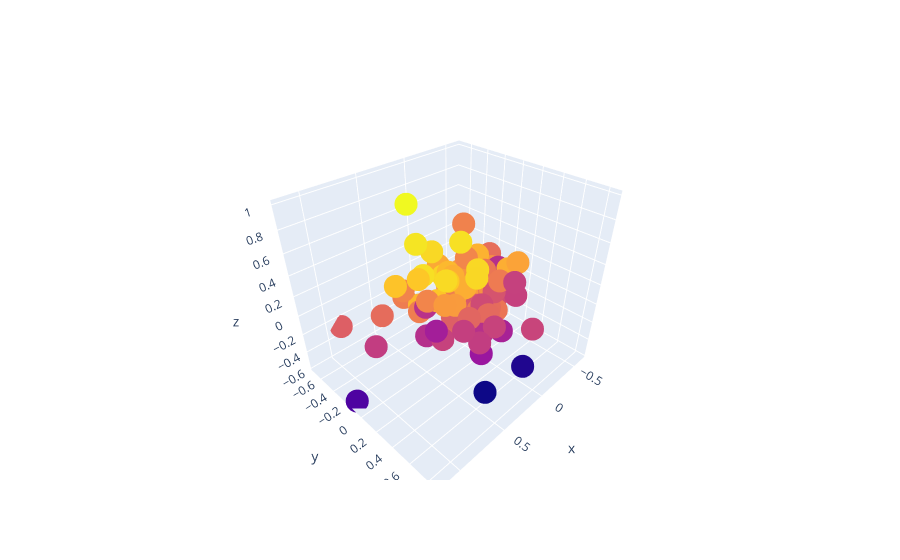

Notebook code for this chart:
### Code cell
plot_PCA_large()

### Figure 1 — Plotly figure (JSON) as saved in the notebook; plotly's stock layout.template omitted (floating-point values rounded to 4 significant figures)
{"data": [{"marker": {"color": [0.754, 0.74, 0.587, 0.739, 0.835, 0.68, 0.816, 0.791, 0.836, 0.626, 0.765, 0.511, 0.586, 0.851, 0.753, 0.698, 0.699, 0.595, 0.921, 0.922, 0.653, 0.903, 0.71, 0.596, 0.762, 0.825, 0.708, 0.642, 0.872, 0.599, 0.884, 0.737, 0.556, 0.592, 0.726, 0.56, 0.637, 0.72, 0.669, 0.694, 0.748, 0.791, 0.834, 0.605, 0.777, 0.747, 0.704, 0.601, 0.656, 0.489, 0.88, 0.687, 0.698, 0.755, 0.776, 0.931, 0.687, 0.752, 0.732, 0.791, 0.697, 0.912, 0.797, 0.622, 0.52, 0.602, 0.681, 0.631, 0.799, 0.841, 0.663, 0.801, 0.735, 0.909, 0.589, 0.67, 0.63, 0.792, 0.814, 0.876, 0.351, 0.815, 0.908, 0.754, 0.587, 0.722, 0.798, 0.855, 0.775, 0.909, 0.781, 0.964, 0.752, 0.284, 0.734, 0.684, 0.638, 0.552, 0.258, 0.553], "size": 8}, "mode": "markers", "text": ["Drake - God's Plan", "XXXTENTACION - SAD!", "Post Malone - rockstar (feat. 21 Savage)", "Post Malone - Psycho (feat. Ty Dolla $ign)", "Drake - In My Feelings", "Post Malone - Better Now", "Cardi B - I Like It", "Calvin Harris - One Kiss (with Dua Lipa)", "Dua Lipa - IDGAF", "Marshmello - FRIENDS", "Camila Cabello - Havana", "Juice WRLD - Lucid Dreams", "Drake - Nice For What", "Maroon 5 - Girls Like You (feat. Cardi B)", "Zedd - The Middle", "Kendrick Lamar - All The Stars (with SZA)", "Ariana Grande - no tears left to cry", "Nicky Jam - X", "XXXTENTACION - Moonlight", "BlocBoy JB - Look Alive (feat. Drake)", "Rudimental - These Days (feat. Jess Glynne, Macklemore & Dan Caplen)", "Nio Garcia - Te Bot? - Remix", "Bazzi - Mine", "5 Seconds of Summer - Youngblood", "Dua Lipa - New Rules", "Ed Sheeran - Shape of You", "Khalid - Love Lies (with Normani)", "Bebe Rexha - Meant to Be (feat. Florida Georgia Line)", "XXXTENTACION - Jocelyn Flores", "Ed Sheeran - Perfect", "Tyga - Taste (feat. Offset)", "Clean Bandit - Solo (feat. Demi Lovato)", "Post Malone - I Fall Apart", "Dennis Lloyd - Nevermind", "Luis Fonsi - ?chame La Culpa", "benny blanco - Eastside (with Halsey & Khalid)", "Camila Cabello - Never Be the Same", "Selena Gomez - Wolves", "XXXTENTACION - changes", "Dynoro - In My Mind", "Eminem - River (feat. Ed Sheeran)", "Daddy Yankee - Dura", "Travis Scott - SICKO MODE", "Imagine Dragons - Thunder", "Reik - Me Niego", "Ti?sto - Jackie Chan", "Bruno Mars - Finesse (Remix) [feat. Cardi B]", "Selena Gomez - Back To You - From 13 Reasons Why ? Season 2 Soundtrack", "NF - Let You Down", "The Weeknd - Call Out My Name", "Offset - Ric Flair Drip (& Metro Boomin)", "Marshmello - Happier", "Sam Smith - Too Good At Goodbyes", "Lil Dicky - Freaky Friday (feat. Chris Brown)", "Imagine Dragons - Believer", "6ix9ine - FEFE (feat. Nicki Minaj & Murda Beatz)", "Jonas Blue - Rise", "Loud Luxury - Body (feat. brando)", "Lil Uzi Vert - XO TOUR Llif3", "Becky G - Sin Pijama", "Anne-Marie - 2002", "Drake - Nonstop", "XXXTENTACION - Fuck Love (feat. Trippie Redd)", "Shawn Mendes - In My Blood", "Marshmello - Silence", "Ariana Grande - God is a woman", "Piso 21 - D?jala que vuelva (feat. Manuel Turizo)", "David Guetta - Flames", "Maroon 5 - What Lovers Do", "DJ Snake - Taki Taki (with Selena Gomez, Ozuna & Cardi B)", "Hailee Steinfeld - Let Me Go (with Alesso, Florida Georgia Line & watt)", "Portugal. The Man - Feel It Still", "The Weeknd - Pray For Me (with Kendrick Lamar)", "Migos - Walk It Talk It", "G-Eazy - Him & I (with Halsey)", "Post Malone - Candy Paint", "Post Malone - Congratulations", "Sofia Reyes - 1, 2, 3 (feat. Jason Derulo & De La Ghetto)", "Natti Natasha - Criminal", "Rich The Kid - Plug Walk", "Billie Eilish - lovely (with Khalid)", "Migos - Stir Fry", "Kendrick Lamar - HUMBLE.", "Ozuna - Vaina Loca", "Ed Sheeran - Perfect Duet (Ed Sheeran & Beyonc?)", "Maluma - Coraz?n (feat. Nego do Borel)", "Khalid - Young Dumb & Broke", "Ozuna - S?guelo Bailando", "Anitta - Downtown", "Wolfine - Bella", "Calvin Harris - Promises (with Sam Smith)", "Lil Baby - Yes Indeed", "Lauv - I Like Me Better", "Keala Settle - This Is Me", "XXXTENTACION - Everybody Dies In Their Nightmares", "Zac Efron - Rewrite The Stars", "Clean Bandit - I Miss You (feat. Julia Michaels)", "DJ Khaled - No Brainer", "ZAYN - Dusk Till Dawn - Radio Edit", "Dean Lewis - Be Alright"], "type": "scatter3d", "x": [0.4376, 0.01563, 0.3136, 0.4343, 0.03392, 0.2142, -0.3274, -0.4945, 0.04698, -0.4801, 0.05309, 0.4252, -0.3558, 0.3267, -0.1914, -0.1194, -0.07147, -0.3547, 0.1102, 0.09127, -0.3069, -0.03051, -0.4642, -0.04172, -0.1631, -0.2809, 0.03565, -0.1378, 0.6387, 0.398, 0.2176, -0.1853, 0.1549, 0.3722, -0.5293, 0.3994, -0.02941, -0.172, 0.8841, 0.03582, -0.1015, -0.5638, -0.2514, -0.1981, -0.442, -0.4252, -0.5386, -0.1708, -0.004679, 0.1754, 0.4738, -0.4529, 0.5949, -0.1233, -0.3547, 0.5669, -0.2526, -0.3135, -0.03951, -0.3638, -0.3448, 0.3644, 0.4134, 0.02211, -0.1455, 0.06735, -0.4532, 0.01264, -0.007652, -0.3026, -0.3541, -0.3894, 0.0329, 0.007669, 0.07533, 0.2296, -0.2568, -0.6031, -0.618, 0.3538, 1.166, -0.2213, 0.04802, -0.2559, 0.7513, -0.1034, 0.1902, -0.009501, -0.1387, -0.005034, -0.1827, 0.5261, 0.4732, 0.2795, 0.3277, 0.1842, 0.143, -0.2227, 0.4956, 0.3324], "y": [-0.03356, -0.2256, 0.4422, -0.1444, 0.0107, 0.06176, 0.005565, 0.04553, -0.1266, -0.03927, -0.07149, 0.05214, -0.102, -0.2683, -0.0394, -0.07697, 0.2092, 0.2764, -0.4534, 0.003868, -0.08547, -0.3322, 0.1035, 0.473, -0.009832, -0.6608, 0.2318, 0.1971, -0.1819, 0.101, -0.01637, -0.03457, 0.3226, 0.3171, -0.06869, -0.1026, 0.2512, 0.2082, -0.7112, 0.2879, -0.1482, -0.2759, 0.2409, 0.5942, -0.1524, -0.1812, -0.2068, 0.02832, 0.115, 0.3491, -0.09395, -0.1536, -0.4722, -0.1278, -0.02807, 0.006496, -0.1924, 0.01459, 0.3251, -0.4332, -0.07243, 0.1109, 0.1479, 0.2006, 0.3047, 0.3875, 0.08266, 0.01936, -0.005554, -0.1554, -0.1271, -0.2743, 0.1704, 0.1236, 0.2377, 0.04913, 0.08099, -0.2713, -0.2982, -0.007053, -0.131, 0.3583, 0.1528, -0.1876, -0.3902, 0.1048, 0.0401, -0.2428, 0.07059, -0.4525, 0.1201, -0.126, -0.3008, 0.8491, -0.4841, 0.2061, 0.03517, 0.1554, 0.675, -0.1809], "z": [0.1277, -0.02764, -0.106, -0.04418, 0.08439, -0.1699, 0.09533, 0.04122, 0.1471, -0.3025, -0.1285, -0.1498, -0.07067, -0.0959, -0.1598, -0.04478, -0.07727, -0.06088, 0.03086, 0.5567, -0.219, 0.01916, -0.02022, 0.3274, 0.0873, -0.1228, -0.06822, 0.04804, 0.3012, -0.2301, 0.2275, -0.06275, -0.183, -0.02345, -0.09365, 0.006319, -0.204, -0.1637, -0.2781, -0.05853, 0.5962, -0.09474, 0.2559, -0.1755, 0.01573, -0.2013, 0.09837, -0.1694, -0.07019, -0.3767, 0.3297, -0.2017, -0.1824, 0.2615, 0.1118, 0.7289, -0.2149, -0.0346, 0.2716, -0.1202, -0.02873, 0.3632, 0.1681, -0.006082, -0.3374, -0.1168, 0.06144, -0.1349, 0.01138, 0.2042, -0.06052, 0.04158, -0.07254, 0.3096, -0.1698, -0.1111, -0.2517, -0.06276, -0.007247, 0.1037, -0.5719, 0.382, 0.2582, -0.1567, -0.4002, 0.2467, -0.007679, 0.1093, 0.1296, 0.2377, 0.00396, 0.9862, 0.1152, -0.1069, -0.1235, -0.06092, -0.1905, 0.2457, -0.3611, -0.4017]}], "layout": {}}
